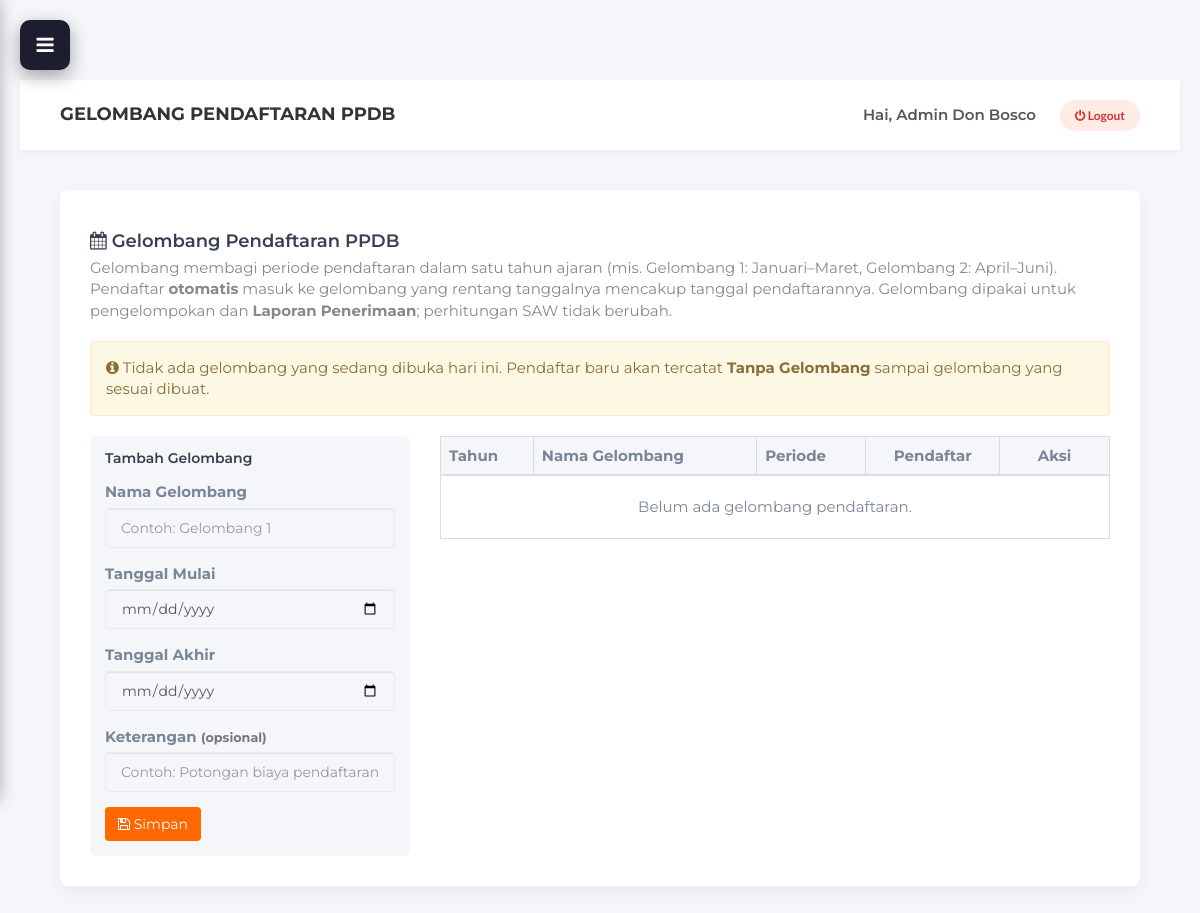
Page /admin/gelombang.php (signed in) on the earlier database version.
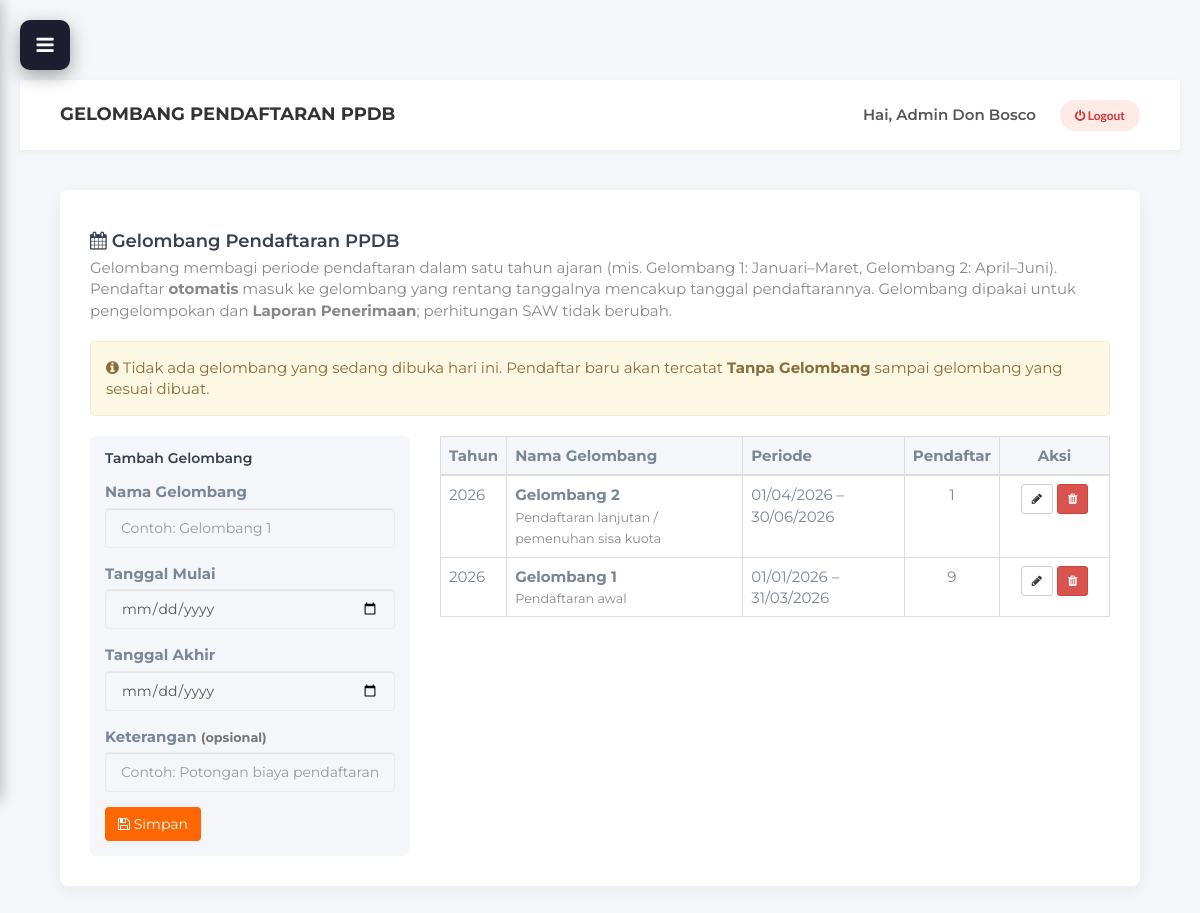
Same page on the later database version.
### tables this page shows
CREATE TABLE `gelombang_ppdb` (
  `id_gelombang` int NOT NULL AUTO_INCREMENT,
  `nama_gelombang` varchar(50) NOT NULL,
  `tanggal_mulai` date NOT NULL,
  `tanggal_akhir` date NOT NULL,
  `keterangan` varchar(255) DEFAULT NULL,
  PRIMARY KEY (`id_gelombang`),
  KEY `idx_gelombang_periode` (`tanggal_mulai`,`tanggal_akhir`)
);

### controllers/AdminGelombangController.php (called while the page is built, shortened)
<?php
require_once __DIR__ . '/../models/GelombangModel.php';
class AdminGelombangController {
    private $model;
    public function __construct() {
        $this->model = new GelombangModel();
    }
    public function index() {
        $daftar_gelombang = $this->model->getAll();
        $gelombang_aktif = $this->model->getGelombangAktif();
        $edit = null;
        $title = "Gelombang Pendaftaran PPDB";
        require_once '../views/admin/gelombang.php';
    }
}

### models/GelombangModel.php (called while the page is built, shortened)
<?php
require_once 'Database.php';
class GelombangModel extends Database {
    public function getAll() {
        $sql = "SELECT g.*, YEAR(g.tanggal_mulai) AS tahun, COUNT(p.id_pendaftar) AS jumlah_pendaftar
                FROM gelombang_ppdb g
                LEFT JOIN pendaftar_ppdb p ON p.id_gelombang = g.id_gelombang
                GROUP BY g.id_gelombang
                ORDER BY g.tanggal_mulai DESC";
        $result = $this->query($sql);
        $data = [];
        if ($result) {
            while ($row = mysqli_fetch_assoc($result)) {
                $data[] = $row;
            }
        }
        return $data;
    }
    public function getGelombangAktif() {
        $sql = "SELECT * FROM gelombang_ppdb
                WHERE CURDATE() BETWEEN tanggal_mulai AND tanggal_akhir
                ORDER BY tanggal_mulai ASC LIMIT 1";
        $result = $this->query($sql);
        return ($result && mysqli_num_rows($result) > 0) ? mysqli_fetch_assoc($result) : null;
    }
}
?>

### models/Database.php (called while the page is built, shortened)
<?php
require_once __DIR__ . '/../Koneksi Database/koneksi.php';
class Database {
    protected $koneksi;
    public function __construct() {
        global $koneksi;
        $this->koneksi = $koneksi;
    }
    public function query($sql) {
        return mysqli_query($this->koneksi, $sql);
    }
}
?>

### views/admin/gelombang.php (the view, shortened to what this page needs)
<?php
require_once __DIR__ . '/template/header.php';
require_once __DIR__ . '/template/sidebar.php';
?>
<div class="main-content">
    <?php require_once __DIR__ . '/template/topbar.php'; ?>
    <div class="content-wrapper">
        <div class="card-box">
            <h4 style="margin-bottom:5px;"><i class="fa fa-calendar"></i> Gelombang Pendaftaran PPDB</h4>
            <p style="color:#888; margin-bottom:20px;">
                Gelombang membagi periode pendaftaran dalam satu tahun ajaran (mis. Gelombang 1: Januari&ndash;Maret, Gelombang 2: April&ndash;Juni).
                Pendaftar <b>otomatis</b> masuk ke gelombang yang rentang tanggalnya mencakup tanggal pendaftarannya.
                Gelombang dipakai untuk pengelompokan dan <b>Laporan Penerimaan</b>; perhitungan SAW tidak berubah.
            </p>
            <div class="alert alert-<?= $gelombang_aktif ? 'success' : 'warning'; ?>">
                <i class="fa fa-info-circle"></i>
                <?php if ($gelombang_aktif): ?>
                    Gelombang yang sedang dibuka hari ini: <b><?= htmlspecialchars($gelombang_aktif['nama_gelombang']); ?></b>
                    (<?= date('d/m/Y', strtotime($gelombang_aktif['tanggal_mulai'])); ?> &ndash; <?= date('d/m/Y', strtotime($gelombang_aktif['tanggal_akhir'])); ?>).
                <?php else: ?>
                    Tidak ada gelombang yang sedang dibuka hari ini. Pendaftar baru akan tercatat <b>Tanpa Gelombang</b> sampai gelombang yang sesuai dibuat.
                <?php endif; ?>
            </div>
            <div class="row">
                <div class="col-md-4">
                    <div style="background:#f5f6fa; padding:15px; border-radius:6px;">
                        <h5 style="margin-top:0;"><?= $edit ? 'Edit Gelombang' : 'Tambah Gelombang'; ?></h5>
                        <form action="gelombang.php?aksi=simpan" method="POST">
                            <div class="form-group">
                                <label>Nama Gelombang</label>
                                <input type="text" name="nama_gelombang" class="form-control" maxlength="50" required
                                       placeholder="Contoh: Gelombang 1"
                                       value="<?= $edit ? htmlspecialchars($edit['nama_gelombang']) : ''; ?>">
                            </div>
                            <div class="form-group">
                                <label>Tanggal Mulai</label>
                                <input type="date" name="tanggal_mulai" class="form-control" required
                                       value="<?= $edit ? htmlspecialchars($edit['tanggal_mulai']) : ''; ?>">
                            </div>
                            <div class="form-group">
                                <label>Tanggal Akhir</label>
                                <input type="date" name="tanggal_akhir" class="form-control" required
                                       value="<?= $edit ? htmlspecialchars($edit['tanggal_akhir']) : ''; ?>">
                            </div>
                            <div class="form-group">
                                <label>Keterangan <small class="text-muted">(opsional)</small></label>
                                <input type="text" name="keterangan" class="form-control" maxlength="255"
                                       placeholder="Contoh: Potongan biaya pendaftaran 50%"
                                       value="<?= $edit ? htmlspecialchars($edit['keterangan'] ?? '') : ''; ?>">
                            </div>
                            <button type="submit" class="btn btn-orange"><i class="fa fa-save"></i> Simpan</button>
                        </form>
                    </div>
                </div>
                <div class="col-md-8">
                    <div class="table-responsive">
                        <table class="table table-bordered table-hover">
                            <thead style="background:#f5f6fa;">
                                <tr>
                                    <th>Tahun</th>
                                    <th>Nama Gelombang</th>
                                    <th>Periode</th>
                                    <th class="text-center">Pendaftar</th>
                                    <th class="text-center" width="110">Aksi</th>
                                </tr>
                            </thead>
                            <tbody>
                                <?php if (count($daftar_gelombang) > 0): foreach ($daftar_gelombang as $g): ?>
                                <tr>
                                    <td><?= htmlspecialchars($g['tahun']); ?></td>
                                    <td>
                                        <b><?= htmlspecialchars($g['nama_gelombang']); ?></b>
                                        <?php if (!empty($g['keterangan'])): ?>
                                            <br><small style="color:#888;"><?= htmlspecialchars($g['keterangan']); ?></small>
                                        <?php endif; ?>
                                    </td>
                                    <td><?= date('d/m/Y', strtotime($g['tanggal_mulai'])); ?> &ndash; <?= date('d/m/Y', strtotime($g['tanggal_akhir'])); ?></td>
                                    <td class="text-center"><?= (int) $g['jumlah_pendaftar']; ?></td>
                                    <td class="text-center">
                                        <a href="gelombang.php?edit=<?= (int) $g['id_gelombang']; ?>" class="btn btn-sm btn-default" title="Edit"><i class="fa fa-pencil"></i></a>
                                        <form action="gelombang.php?aksi=hapus" method="POST" style="display:inline;"
                                              onsubmit="return confirm('Hapus gelombang ini? Pendaftar di rentang tanggalnya akan menjadi Tanpa Gelombang.');">
                                            <button type="submit" class="btn btn-sm btn-danger" title="Hapus"><i class="fa fa-trash"></i></button>
                                        </form>
                                    </td>
                                </tr>
                                <?php endforeach; else: ?>
                                <tr><td colspan="5" class="text-center" style="padding:20px;">Belum ada gelombang pendaftaran.</td></tr>
                                <?php endif; ?>
                            </tbody>
                        </table>
                    </div>
                </div>
            </div>
        </div>
    </div>
</div>
<?php require_once __DIR__ . '/template/footer.php'; ?>

### admin/gelombang.php (shortened to what this page needs)
<?php
require_once '../controllers/AdminGelombangController.php';
$controller = new AdminGelombangController();
$aksi = $_GET['aksi'] ?? 'index';
switch ($aksi) {
    default:
        $controller->index();
        break;
}

### views/admin/template/header.php (shortened to what this page needs)
<!DOCTYPE html>
<html lang="id">
<head>
    <link type="text/css" rel="stylesheet" href="../css/bootstrap.min.css"/>
    <link rel="stylesheet" href="../css/font-awesome.min.css">
    <link type="text/css" rel="stylesheet" href="../css/style.css"/>
</head>
<body></body>

### views/admin/template/sidebar.php (shortened to what this page needs)
<!DOCTYPE html>
<html lang="id">
<head>
    <link type="text/css" rel="stylesheet" href="css/bootstrap.min.css" />
    <link rel="stylesheet" href="css/font-awesome.min.css">
    <link type="text/css" rel="stylesheet" href="css/style.css" />
    <link type="text/css" rel="stylesheet" href="css/header-custom.css" />
</head>
<body>
    <button id="toggleSidebar" class="toggle-sidebar-btn sidebar-closed">
        <i class="fa fa-bars"></i>
    </button>
</body>
</html>

### views/admin/template/topbar.php
<div class="admin-header">
    <h4 style="margin:0; font-weight:700; color: #333; text-transform: uppercase;">
        <?php echo isset($title) ? $title : 'Admin Area'; ?>
    </h4>
    <div class="user-area">
        <span style="margin-right: 20px; font-weight:600; color:#555;">
            Hai, <?php echo isset($_SESSION['admin_nama']) ? $_SESSION['admin_nama'] : 'Admin'; ?>
        </span>
        <a href="logout.php" class="btn-logout" onclick="return confirm('Yakin ingin keluar?')">
            <i class="fa fa-power-off"></i> Logout
        </a>
    </div>
</div>

### views/admin/template/footer.php (shortened to what this page needs)
</body>
</html>

### css/style.css (style rules this page uses)
body { font-family: 'Montserrat', sans-serif; font-size: 15px; font-weight: 400; color: #798696; overflow-x:hidden; }
h1,h2,h3,h4,h5,h6 { margin-top: 12px; margin-bottom: 15px; font-weight: 600; color: #374050; }
h4 { font-size:18px; }
a { font-family: 'Lato', sans-serif; color: #374050; font-weight: 700; }
input[type="text"], input[type="email"], input[type="password"], input[type="number"], input[type="date"], input[type="url"], input[type="tel"], textarea { height: 40px; width: 100%; border: 1px solid #EBEBEB; border-radius:4px; background: transparent; padding-left: 15px; padding-right: 15px; -webkit-transition:0.2s border-color; transition:0.2s border-color; }

### css/header-custom.css (style rules this page uses)
html { scroll-behavior: smooth !important; }

### views/admin/template/header.php (style rules this page uses)
body { background-color: #f5f7fa; font-family: 'Montserrat', sans-serif; padding-top: 0; }
.main-content { margin-left: 260px; transition: all 0.3s; }
.admin-header { background: #fff; height: 70px; box-shadow: 0 2px 5px rgba(0,0,0,0.05); display: flex; justify-content: space-between; align-items: center; padding: 0 40px; }
.content-wrapper { padding: 40px; }
.btn-logout { background: #ffebe6; color: #d63031; padding: 8px 15px; border-radius: 20px; font-size: 12px; font-weight: 700; text-decoration: none; transition: 0.3s; }
.card-box { background: #fff; padding: 30px; border-radius: 8px; box-shadow: 0 5px 15px rgba(0,0,0,0.05); }
.btn-orange { background: #FF6700; color: #fff; border: none; }

### views/admin/template/sidebar.php (style rules this page uses)
.toggle-sidebar-btn { position: fixed !important; top: 20px !important; z-index: 10000 !important; background: #1c1e2f; color: #fff; border: none; width: 50px; height: 50px; border-radius: 10px; cursor: pointer; font-size: 20px; box-shadow: 0 6px 18px rgba(0, 0, 0, 0.35); display: flex; align-items: center; justify-content: center; transition: all 0.3s ease; }
.toggle-sidebar-btn.sidebar-closed { left: 20px !important; }
.main-content { margin-left: 260px; transition: margin-left 0.3s ease; position: relative; min-height: 100vh; background: #f5f6fa; padding: 20px; padding-top: 80px; }
.main-content.full { margin-left: 0; }

Differences in the rows shown:
added gelombang_ppdb: tahun "2026", nama_gelombang "Gelombang 2", keterangan "Pendaftaran lanjutan / pemenuhan sisa kuota", tanggal_mulai "01/04/2026", tanggal_akhir "30/06/2026", jumlah_pendaftar "1"
added gelombang_ppdb: tahun "2026", nama_gelombang "Gelombang 1", keterangan "Pendaftaran awal", tanggal_mulai "01/01/2026", tanggal_akhir "31/03/2026", jumlah_pendaftar "9"
Other differences:
text no longer shown: "Belum ada gelombang pendaftaran."
